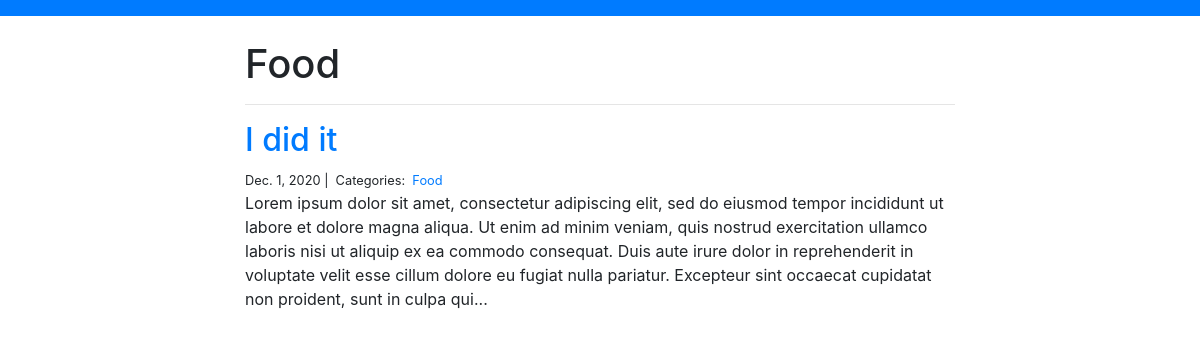
The app's page /blog/Food/ with its own data.
### blog/models.py (models this page shows, shortened)
class Category(models.Model):
    name = models.CharField(max_length=20)
    class Meta:
        verbose_name_plural = "Categories"

class Post(models.Model):
    title = models.CharField(max_length=255)
    body = models.TextField()
    created_on = models.DateTimeField(auto_now_add=True)
    last_modified = models.DateTimeField(auto_now=True)
    categories = models.ManyToManyField('Category', related_name='posts')

### blog/views.py (the view)
# urls.py: path('<category>/', views.blog_category, name='blog_category'),
def blog_category(request, category):
    posts = Post.objects.filter(  # filtered by the 'category' item sent by the POST request form
        categories__name__contains=category
    ).order_by(
        '-created_on'
    )
    context = {
        'category': category,
        'posts': posts,
    }
    return render(request, 'blogs/blog_category.html', context)

### templates/blogs/blog_category.html
{% extends 'paulo_portfolio/_base.html' %}
{% block content %}
<div class="col-md-8 offset-md-2">
    <h1>{{ category | title }}</h1>
    <hr>
    {% for post in posts %}
        <h2><a href="{% url 'blog:blog_detail' post.pk%}">{{ post.title }}</a></h2>
        <small>
            {{ post.created_on.date }} |&nbsp;
            Categories:&nbsp;
            {% for category in post.categories.all %}
            <a href="{% url 'blog:blog_category' category.name %}">
                {{ category.name }}
            </a>&nbsp;
            {% endfor %}
        </small>
        <p>{{ post.body | slice:":400" }}...</p>
    {% endfor %}
</div>
{% endblock %}

### records on screen
Category: name "Food"
Post: title "I did it", created_on "Dec. 1, 2020", body "Lorem ipsum dolor sit amet, consectetur adipiscing elit, sed do eiusmod tempor incididunt ut labore et dolore magna aliqua. Ut enim ad minim veniam, quis nostrud exercitation ullamco laboris nisi ut aliquip ex ea commodo consequat. Duis aute irure dolor in reprehenderit in voluptate velit esse cillum dolore eu fugiat nulla pariatur. Excepteur sint occaecat cupidatat non proident, sunt in culpa qui"
